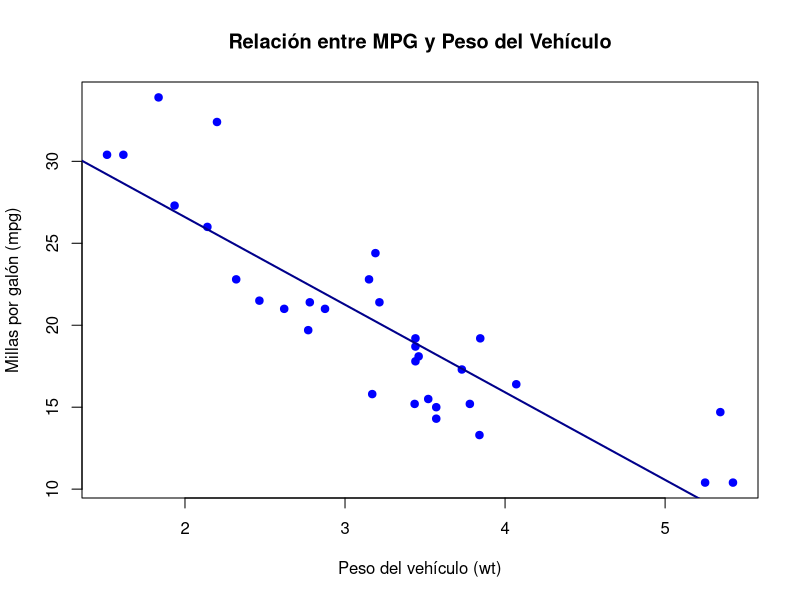
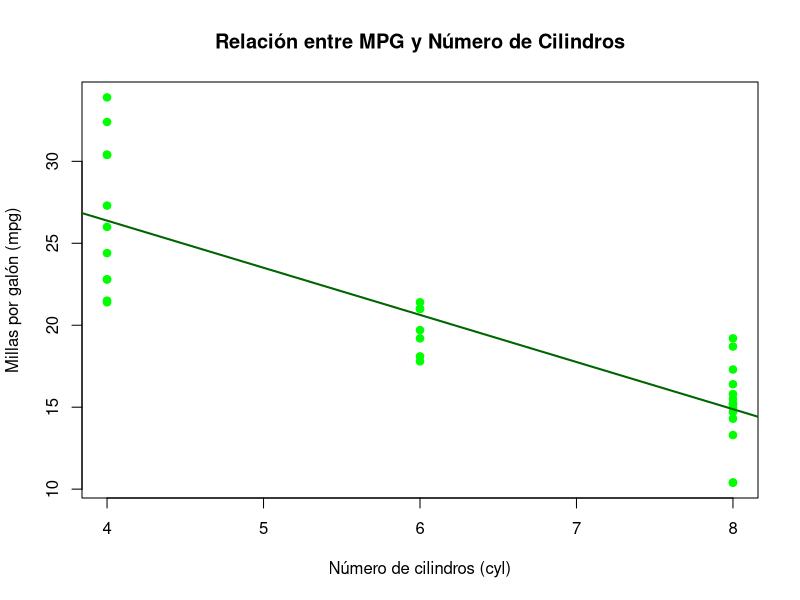
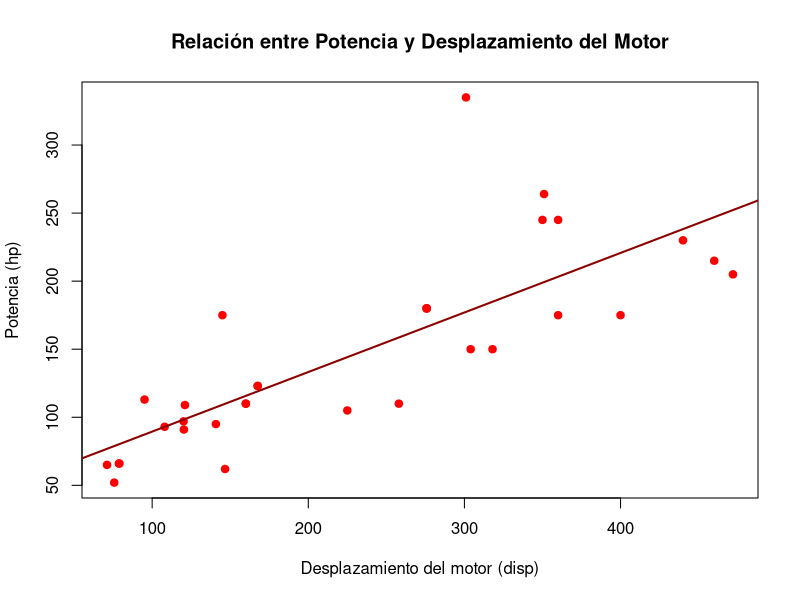

Source code (R) for these figures, in order:
# Gráfico de dispersión para mpg vs wt con línea de regresión
png("mpg_vs_wt.png")
plot(mtcars$wt, mtcars$mpg,
     xlab = "Peso del vehículo (wt)",
     ylab = "Millas por galón (mpg)",
     main = "Relación entre MPG y Peso del Vehículo",
     pch = 19, col = "blue")
abline(lm(mpg ~ wt, data = mtcars), col = "darkblue", lwd = 2)  # Línea de regresión
dev.off()

# Gráfico de dispersión para mpg vs cyl con línea de regresión
png("mpg_vs_cyl.png")
plot(mtcars$cyl, mtcars$mpg,
     xlab = "Número de cilindros (cyl)",
     ylab = "Millas por galón (mpg)",
     main = "Relación entre MPG y Número de Cilindros",
     pch = 19, col = "green")
abline(lm(mpg ~ cyl, data = mtcars), col = "darkgreen", lwd = 2)  # Línea de regresión
dev.off()

# Gráfico de dispersión para hp vs disp con línea de regresión
png("hp_vs_disp.png")
plot(mtcars$disp, mtcars$hp,
     xlab = "Desplazamiento del motor (disp)",
     ylab = "Potencia (hp)",
     main = "Relación entre Potencia y Desplazamiento del Motor",
     pch = 19, col = "red")
abline(lm(hp ~ disp, data = mtcars), col = "darkred", lwd = 2)  # Línea de regresión
dev.off()
